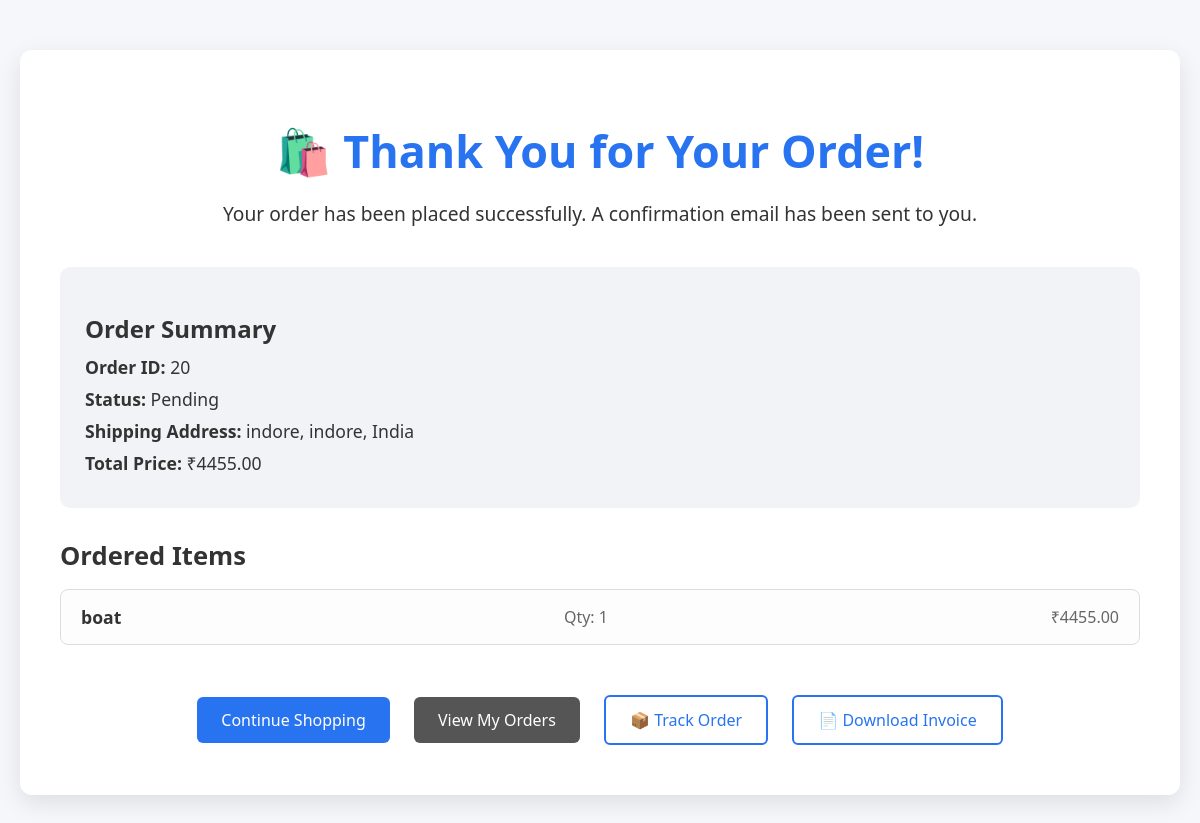
Page /order/confirmation/20/ (signed in) on the earlier database version.
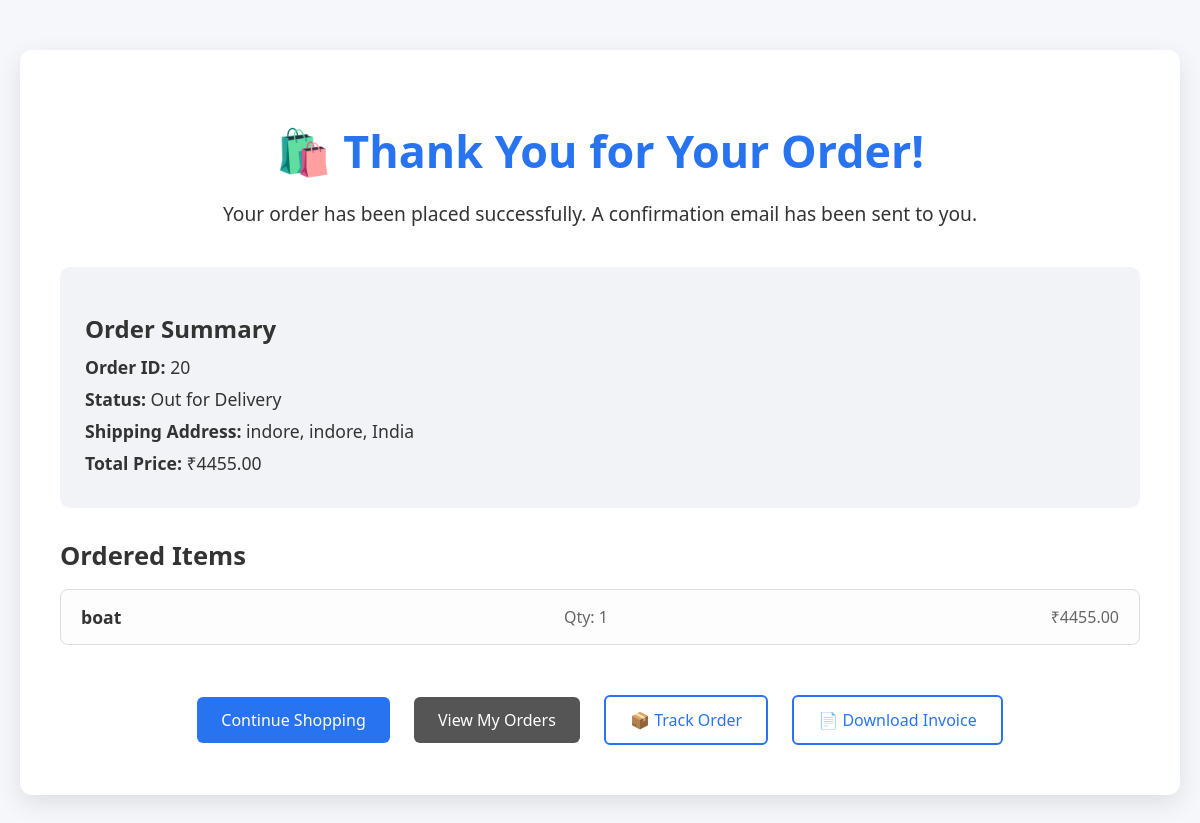
Same page on the later database version.
### shop/models.py (models this page shows, shortened)
class Order(models.Model):
    STATUS_CHOICES = [
        ('pending', 'Pending'),
        ('shipped', 'Shipped'),
        ('delivered', 'Delivered'),
        ('cancelled', 'Cancelled'),
    ]
    user = models.ForeignKey(settings.AUTH_USER_MODEL, on_delete=models.CASCADE)
    shipping_address = models.ForeignKey(Address, on_delete=models.SET_NULL, null=True, blank=True)
    total_price = models.DecimalField(max_digits=10, decimal_places=2)
    payment_method = models.CharField(max_length=50, choices=[
        ('cash_on_delivery', 'Cash on Delivery'),
        ('credit', 'Credit Card'),
        ('paypal', 'PayPal')
    ])
    status = models.CharField(max_length=50, choices=STATUS_CHOICES, default='pending')
    phone = models.CharField(max_length=20, blank=True, null=True)
    email = models.EmailField(default="placeholder@example.com")
    created_at = models.DateTimeField(auto_now_add=True)

class Address(models.Model):
    user = models.ForeignKey(settings.AUTH_USER_MODEL, on_delete=models.CASCADE, related_name="addresses")
    street = models.CharField(max_length=255)
    city = models.CharField(max_length=255)
    zip_code = models.CharField(max_length=10)
    country = models.CharField(max_length=100)
    is_billing_address = models.BooleanField(default=False)
    def __str__(self):
        return f"{self.street}, {self.city}, {self.country}"

### shop/views/order_views.py (the view)
# urls.py: path('order/confirmation/<int:order_id>/', order_views.order_confirmation, name='order_confirmation'),
@login_required
def order_confirmation(request, order_id):
    order = get_object_or_404(Order, id=order_id, user=request.user)
    return render(request, 'shop/order_confirmation.html', {'order': order})

### shop/templates/shop/order_confirmation.html (shortened to what this page needs)
<!DOCTYPE html>
<html lang="en">
<head>
</head>
<body>
    <div class="container">
        <h1>🛍️ Thank You for Your Order!</h1>
        <p class="confirmation-text">Your order has been placed successfully. A confirmation email has been sent to you.</p>
        <div class="order-summary">
            <h2>Order Summary</h2>
            <p><strong>Order ID:</strong> {{ order.id }}</p>
            <p><strong>Status:</strong> {{ order.status }}</p>
            <p><strong>Shipping Address:</strong> {{ order.shipping_address }}</p>
            <p><strong>Total Price:</strong> ₹{{ order.total_price }}</p>
        </div>
        <div class="items-list">
            <h3>Ordered Items</h3>
            <ul>
                {% for item in order.order_items.all %}
                    <li>
                        <span class="item-name">{{ item.product.name }}</span>
                        <span class="item-quantity">Qty: {{ item.quantity }}</span>
                        <span class="item-price">₹{{ item.price }}</span>
                    </li>
                {% endfor %}
            </ul>
        </div>
        <div class="btn-group">
            <a href="{% url 'home' %}" class="btn">Continue Shopping</a>
            <a href="{% url 'order_list' %}" class="btn btn-secondary">View My Orders</a>
            <a href="#" class="btn btn-outline">📦 Track Order</a>
            <a href="{% url 'download_invoice' order.id %}" class="btn btn-outline">📄 Download Invoice</a>
        </div>
    </div>
</body>
</html>

Differences in the rows shown:
changed Order "indore, indore, India": status "Pending" → "Out for Delivery"
